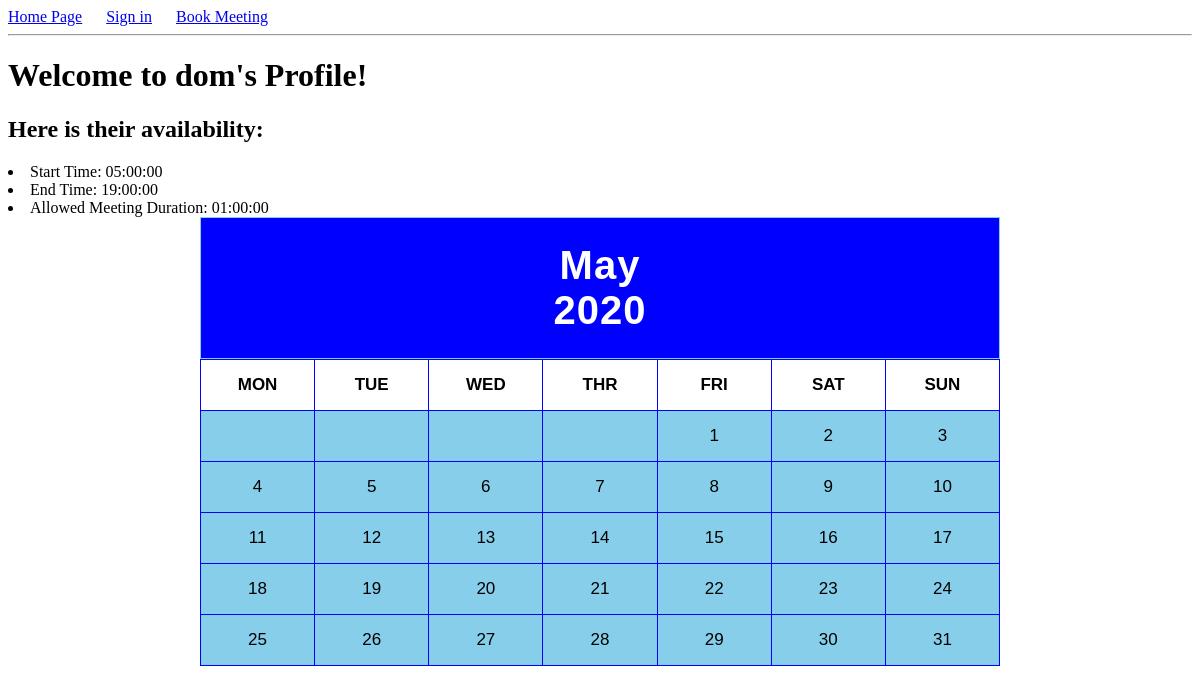
/dom, run on an earlier commit of the app's database.
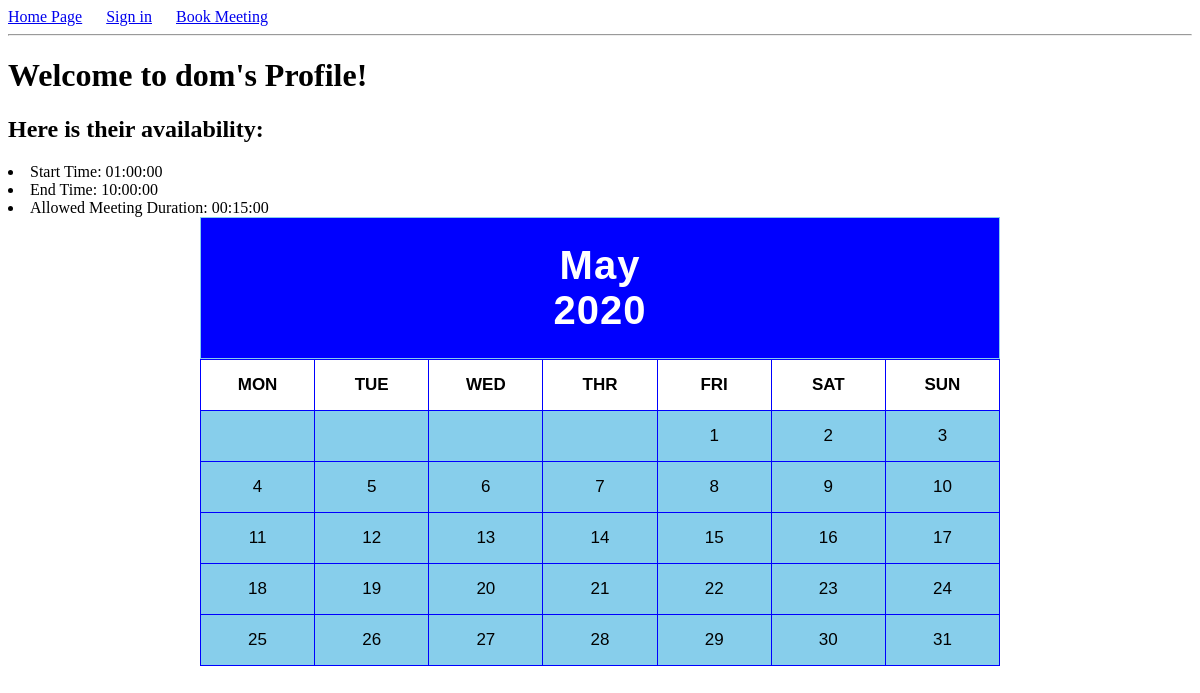
And on a later commit of the database.
### app/models.py (models this page shows, shortened)
class User(db.Model):
    id = db.Column(db.Integer, primary_key=True)
    username = db.Column(db.String(64), index=True, unique=True)
    email = db.Column(db.String(128), index=True, unique=True)
    password_hash = db.Column(db.String(128))
    availability_start = db.Column(db.Time, default= time(9, 0, 0))
    availability_end = db.Column(db.Time, default= time(15, 0, 0))
    meeting_duration = db.Column(db.Time, default= time(0, 30, 0))

### app/routes.py (the view)
@app.route('/<username>')
def profile(username):
    today = datetime.datetime.today()
    year = today.year
    month = calendar.month_name[today.month]
    listofdays = calendar.monthcalendar(year, today.month)
    if current_user.is_active:
        flash("Only guests may view other creators' profiles")
        return redirect(url_for('home'))
    found = False
    name = username
    users = User.query.all()
    for u in users:
        if name == u.username:
            found = True
            user = u
    if not found:
        flash('User "' + name + '" Not Found')
        return redirect(url_for('home'))
    return render_template('profile.html', title = 'Creator Profile',
                           year=year, month=month, listofdays=listofdays,
                           user = user)

### app/templates/profile.html (shortened to what this page needs)
{% extends "base.html" %}
{% block content %}
    <h1>Welcome to {{ user.username }}'s Profile!</h1>
    <h2>Here is their availability:</h2>
    <li>Start Time: {{ user.availability_start }}</li>
    <li>End Time: {{ user.availability_end }}</li>
    <li>Allowed Meeting Duration: {{ user.meeting_duration }}</li>
   <head>
    </head>
<body>
     <div class="container">
           <div class="month">
                    <strong>{{ month }}</strong>
                    <br>
                    <strong>{{ year }}</strong>
          </div>
          <table>
               <tr>
                    <th>MON</th>
                    <th>TUE</th>
                    <th>WED</th>
                    <th>THR</th>
                    <th>FRI</th>
                    <th>SAT</th>
                    <th>SUN</th>
               </tr>
               <tr>
                    <td>{% if listofdays[0][0] != 0 %} {{ listofdays[0][0] }} {% endif %}</td>
                    <td>{% if listofdays[0][1] != 0 %} {{ listofdays[0][1] }} {% endif %}</td>
                    <td>{% if listofdays[0][2] != 0 %} {{ listofdays[0][2] }} {% endif %}</td>
                    <td>{% if listofdays[0][3] != 0 %} {{ listofdays[0][3] }} {% endif %}</td>
                    <td>{% if listofdays[0][4] != 0 %} {{ listofdays[0][4] }} {% endif %}</td>
                    <td>{% if listofdays[0][5] != 0 %} {{ listofdays[0][5] }} {% endif %}</td>
                    <td>{% if listofdays[0][6] != 0 %} {{ listofdays[0][6] }} {% endif %}</td>
               </tr>
               <tr>
                    <td>{{ listofdays[1][0] }}</td>
                    <td>{{ listofdays[1][1] }}</td>
                    <td>{{ listofdays[1][2] }}</td>
                    <td>{{ listofdays[1][3] }}</td>
                    <td>{{ listofdays[1][4] }}</td>
                    <td>{{ listofdays[1][5] }}</td>
                    <td>{{ listofdays[1][6] }}</td>
               </tr>
               <tr>
                    <td>{{ listofdays[2][0] }}</td>
                    <td>{{ listofdays[2][1] }}</td>
                    <td>{{ listofdays[2][2] }}</td>
                    <td>{{ listofdays[2][3] }}</td>
                    <td>{{ listofdays[2][4] }}</td>
                    <td>{{ listofdays[2][5] }}</td>
                    <td>{{ listofdays[2][6] }}</td>
               </tr>
               <tr>
                    <td>{{ listofdays[3][0] }}</td>
                    <td>{{ listofdays[3][1] }}</td>
                    <td>{{ listofdays[3][2] }}</td>
                    <td>{{ listofdays[3][3] }}</td>
                    <td>{{ listofdays[3][4] }}</td>
                    <td>{{ listofdays[3][5] }}</td>
                    <td>{{ listofdays[3][6] }}</td>
               </tr>
               <tr>
                    <td>{% if listofdays[4][0] != 0 %} {{ listofdays[4][0] }} {% endif %}</td>
                    <td>{% if listofdays[4][1] != 0 %} {{ listofdays[4][1] }} {% endif %}</td>
                    <td>{% if listofdays[4][2] != 0 %} {{ listofdays[4][2] }} {% endif %}</td>
                    <td>{% if listofdays[4][3] != 0 %} {{ listofdays[4][3] }} {% endif %}</td>
                    <td>{% if listofdays[4][4] != 0 %} {{ listofdays[4][4] }} {% endif %}</td>
                    <td>{% if listofdays[4][5] != 0 %} {{ listofdays[4][5] }} {% endif %}</td>
                    <td>{% if listofdays[4][6] != 0 %} {{ listofdays[4][6] }} {% endif %}</td>
               </tr>
          </table>
     </div>
</body>
{% endblock %}

### app/templates/base.html (shortened to what this page needs)
<!DOCTYPE html>
<html>
    <head>
    </head>
    <body>
       <div>
        <a href="{{ url_for('home') }}">Home Page</a>
        {% if current_user.is_active == False %}
        &emsp; <a href="{{ url_for('login') }}">Sign in</a>
        &emsp; <a href="{{ url_for('search_users') }}">Book Meeting</a>
        {% endif %}
     </div>
       <hr>
       {% block content %}{% endblock %}
    </body>
</html>

### app/templates/base.html (style rules this page uses)
body { background-image: url('https://thumbs.dreamstime.com/b/elegant-web-background-earth-waves-23109063.jpg'); }

### app/templates/profile.html (style rules this page uses)
body { background: white; background-image: url('https://thumbs.dreamstime.com/b/elegant-web-background-earth-waves-23109063.jpg'); }
.container { max-width: 800px; margin: auto; font-family: sans-serif; }
.month { text-align: center; background: blue; font-size: 2.5em; letter-spacing: 1px; color: white; padding: 25px; border: 1px solid skyblue; }
table, th, td { width: 100%; table-layout: fixed; text-align: center; font-size: 17px; border-collapse: collapse; border: 1px solid blue; }
tr, th, td { padding: 15px; }
th { background: white; color: black; }
td { background: skyblue; }

What changed in the data, as far as the page shows it:
changed User "dom": availability_start "05:00:00" → "01:00:00"; availability_end "19:00:00" → "10:00:00"; meeting_duration "01:00:00" → "00:15:00"
